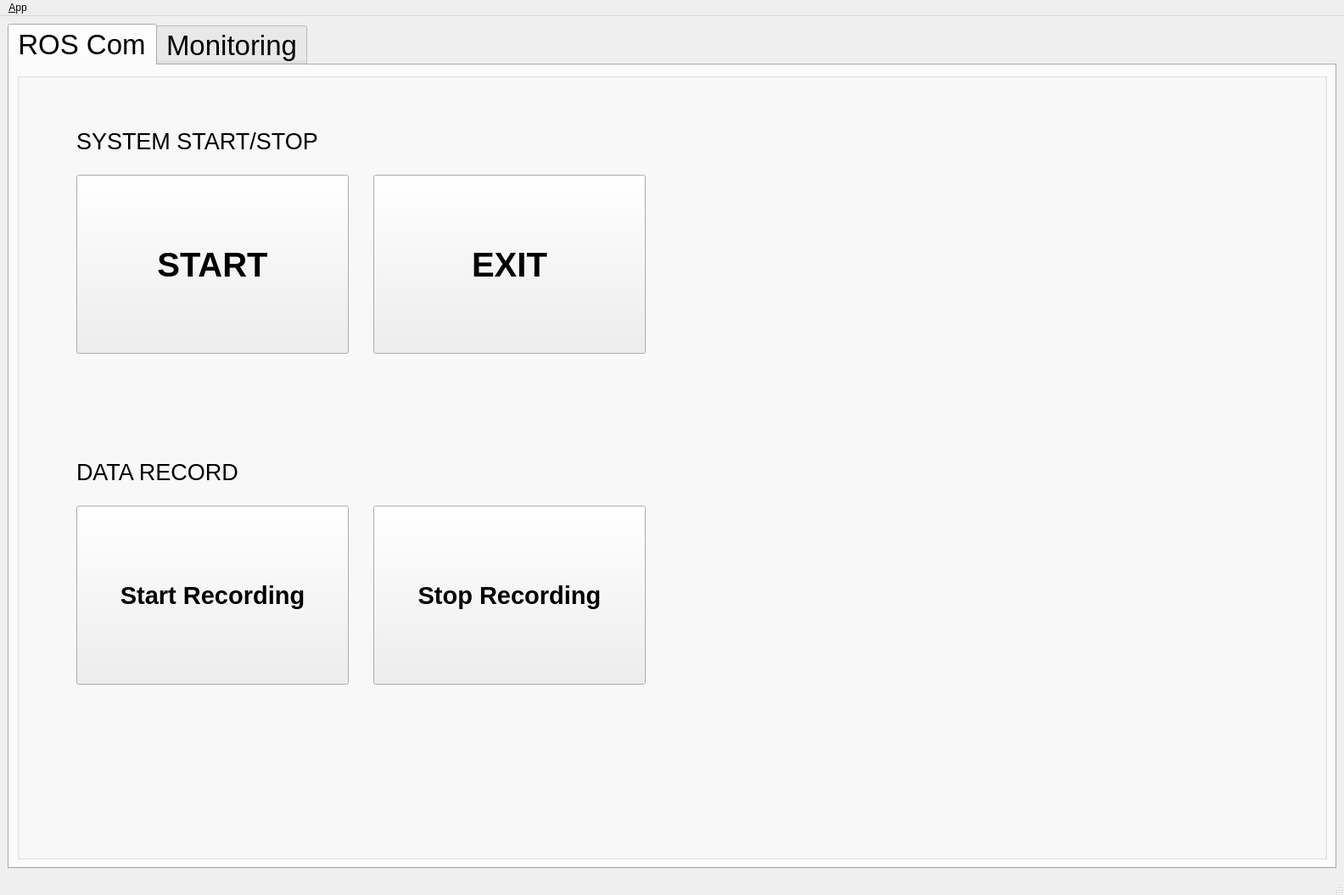
<?xml version="1.0" encoding="UTF-8"?>
<ui version="4.0">
 <class>MainWindowDesign</class>
 <widget class="QMainWindow" name="MainWindowDesign">
  <property name="geometry">
   <rect>
    <x>0</x>
    <y>0</y>
    <width>1584</width>
    <height>1055</height>
   </rect>
  </property>
  <property name="windowTitle">
   <string>QRosApp</string>
  </property>
  <property name="windowIcon">
   <iconset resource="../resources/images.qrc">
    <normaloff>:/images/icon.png</normaloff>:/images/icon.png</iconset>
  </property>
  <property name="locale">
   <locale language="English" country="Australia"/>
  </property>
  <widget class="QWidget" name="centralwidget">
   <layout class="QHBoxLayout">
    <item>
     <widget class="QTabWidget" name="tab_manager">
      <property name="enabled">
       <bool>true</bool>
      </property>
      <property name="minimumSize">
       <size>
        <width>100</width>
        <height>0</height>
       </size>
      </property>
      <property name="font">
       <font>
        <pointsize>25</pointsize>
       </font>
      </property>
      <property name="locale">
       <locale language="English" country="Australia"/>
      </property>
      <property name="currentIndex">
       <number>0</number>
      </property>
      <widget class="QWidget" name="tab_status">
       <attribute name="title">
        <string>ROS Com</string>
       </attribute>
       <layout class="QVBoxLayout" name="verticalLayout_2">
        <item>
         <widget class="QGroupBox" name="groupBox_2">
          <property name="title">
           <string/>
          </property>
          <widget class="QPushButton" name="button_startmaster">
           <property name="geometry">
            <rect>
             <x>70</x>
             <y>120</y>
             <width>321</width>
             <height>211</height>
            </rect>
           </property>
           <property name="font">
            <font>
             <pointsize>30</pointsize>
             <weight>75</weight>
             <bold>true</bold>
            </font>
           </property>
           <property name="text">
            <string>START</string>
           </property>
          </widget>
          <widget class="QPushButton" name="button_stopmaster">
           <property name="geometry">
            <rect>
             <x>420</x>
             <y>120</y>
             <width>321</width>
             <height>211</height>
            </rect>
           </property>
           <property name="font">
            <font>
             <pointsize>30</pointsize>
             <weight>75</weight>
             <bold>true</bold>
            </font>
           </property>
           <property name="text">
            <string>EXIT</string>
           </property>
          </widget>
          <widget class="QPushButton" name="button_recordbag">
           <property name="geometry">
            <rect>
             <x>70</x>
             <y>510</y>
             <width>321</width>
             <height>211</height>
            </rect>
           </property>
           <property name="font">
            <font>
             <pointsize>22</pointsize>
             <weight>75</weight>
             <bold>true</bold>
            </font>
           </property>
           <property name="text">
            <string>Start Recording</string>
           </property>
          </widget>
          <widget class="QPushButton" name="button_stopbag">
           <property name="geometry">
            <rect>
             <x>420</x>
             <y>510</y>
             <width>321</width>
             <height>211</height>
            </rect>
           </property>
           <property name="font">
            <font>
             <pointsize>22</pointsize>
             <weight>75</weight>
             <bold>true</bold>
            </font>
           </property>
           <property name="text">
            <string>Stop Recording</string>
           </property>
          </widget>
          <widget class="QLabel" name="label">
           <property name="geometry">
            <rect>
             <x>70</x>
             <y>60</y>
             <width>321</width>
             <height>41</height>
            </rect>
           </property>
           <property name="font">
            <font>
             <pointsize>20</pointsize>
            </font>
           </property>
           <property name="text">
            <string>SYSTEM START/STOP</string>
           </property>
          </widget>
          <widget class="QLabel" name="label_2">
           <property name="geometry">
            <rect>
             <x>70</x>
             <y>450</y>
             <width>321</width>
             <height>41</height>
            </rect>
           </property>
           <property name="font">
            <font>
             <pointsize>20</pointsize>
            </font>
           </property>
           <property name="text">
            <string>DATA RECORD</string>
           </property>
          </widget>
         </widget>
        </item>
       </layout>
      </widget>
      <widget class="QWidget" name="tab_3">
       <attribute name="title">
        <string>Monitoring</string>
       </attribute>
      </widget>
     </widget>
    </item>
   </layout>
  </widget>
  <widget class="QMenuBar" name="menubar">
   <property name="geometry">
    <rect>
     <x>0</x>
     <y>0</y>
     <width>1584</width>
     <height>24</height>
    </rect>
   </property>
   <widget class="QMenu" name="menu_File">
    <property name="title">
     <string>&amp;App</string>
    </property>
    <addaction name="action_Preferences"/>
    <addaction name="separator"/>
    <addaction name="actionAbout"/>
    <addaction name="actionAbout_Qt"/>
    <addaction name="separator"/>
    <addaction name="action_Quit"/>
    <addaction name="separator"/>
   </widget>
   <addaction name="menu_File"/>
  </widget>
  <widget class="QStatusBar" name="statusbar"/>
  <action name="action_Quit">
   <property name="text">
    <string>&amp;Quit</string>
   </property>
   <property name="shortcut">
    <string>Ctrl+Q</string>
   </property>
   <property name="shortcutContext">
    <enum>Qt::ApplicationShortcut</enum>
   </property>
  </action>
  <action name="action_Preferences">
   <property name="text">
    <string>&amp;Preferences</string>
   </property>
  </action>
  <action name="actionAbout">
   <property name="text">
    <string>&amp;About</string>
   </property>
  </action>
  <action name="actionAbout_Qt">
   <property name="text">
    <string>About &amp;Qt</string>
   </property>
  </action>
 </widget>
 <resources>
  <include location="../resources/images.qrc"/>
 </resources>
 <connections>
  <connection>
   <sender>action_Quit</sender>
   <signal>triggered()</signal>
   <receiver>MainWindowDesign</receiver>
   <slot>close()</slot>
   <hints>
    <hint type="sourcelabel">
     <x>-1</x>
     <y>-1</y>
    </hint>
    <hint type="destinationlabel">
     <x>399</x>
     <y>299</y>
    </hint>
   </hints>
  </connection>
 </connections>
</ui>
